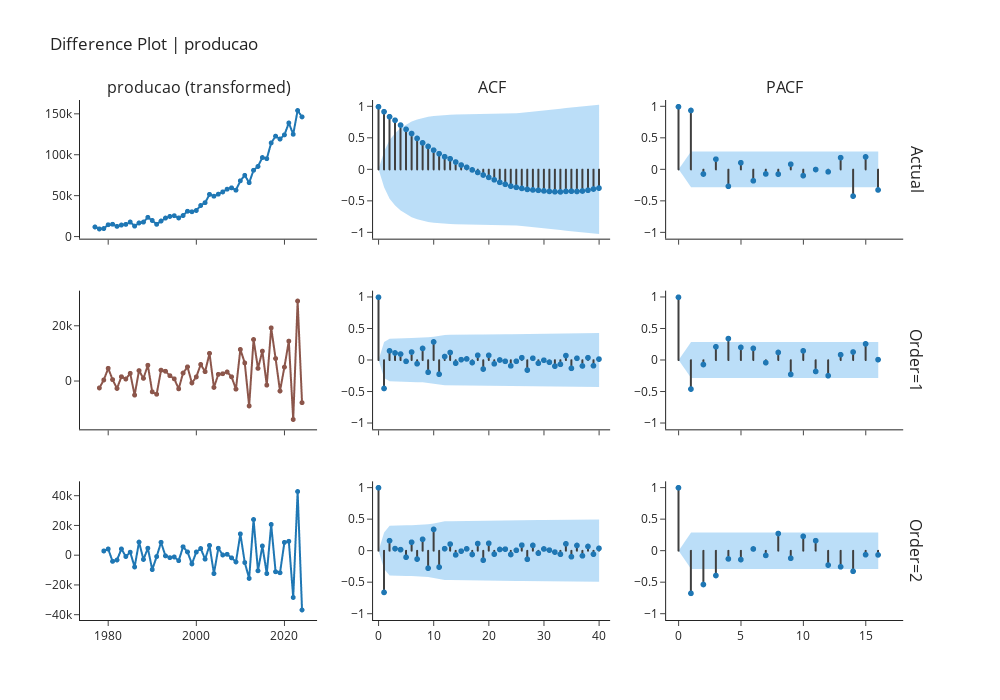

Source (notebook cell):
### Markdown cell above
## Difference Plot Using Order

### Code cell
exp.plot_model(plot="diff", 
               data_kwargs={"order_list": [1, 2], "acf": True, "pacf": True},
               fig_kwargs = {"height":700,"width":1000,"template": "simple_white","hoverinfo":"skip","big_data_threshold":50})
